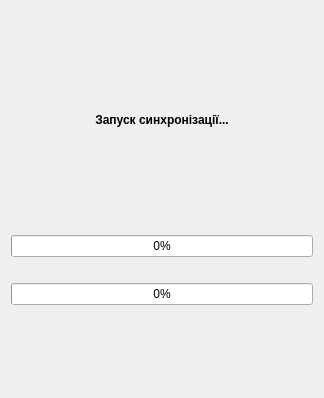
<?xml version="1.0" encoding="UTF-8"?>
<ui version="4.0">
 <class>Sync</class>
 <widget class="QWidget" name="Sync">
  <property name="geometry">
   <rect>
    <x>0</x>
    <y>0</y>
    <width>324</width>
    <height>398</height>
   </rect>
  </property>
  <property name="windowTitle">
   <string>Form</string>
  </property>
  <layout class="QVBoxLayout" name="verticalLayout">
   <item>
    <spacer name="verticalSpacer_5">
     <property name="orientation">
      <enum>Qt::Vertical</enum>
     </property>
     <property name="sizeHint" stdset="0">
      <size>
       <width>20</width>
       <height>29</height>
      </size>
     </property>
    </spacer>
   </item>
   <item>
    <widget class="PixmapLabel" name="syncImage">
     <property name="text">
      <string/>
     </property>
     <property name="pixmap">
      <pixmap resource="../appres.qrc">:/pics/uploading.png</pixmap>
     </property>
     <property name="scaledContents">
      <bool>true</bool>
     </property>
     <property name="alignment">
      <set>Qt::AlignCenter</set>
     </property>
    </widget>
   </item>
   <item>
    <widget class="QLabel" name="syncText">
     <property name="font">
      <font>
       <weight>75</weight>
       <bold>true</bold>
      </font>
     </property>
     <property name="text">
      <string>Запуск синхронізації...</string>
     </property>
     <property name="alignment">
      <set>Qt::AlignCenter</set>
     </property>
    </widget>
   </item>
   <item>
    <spacer name="verticalSpacer_7">
     <property name="orientation">
      <enum>Qt::Vertical</enum>
     </property>
     <property name="sizeHint" stdset="0">
      <size>
       <width>20</width>
       <height>29</height>
      </size>
     </property>
    </spacer>
   </item>
   <item>
    <widget class="QLabel" name="commonLabel">
     <property name="text">
      <string/>
     </property>
    </widget>
   </item>
   <item>
    <widget class="QProgressBar" name="commonProgress">
     <property name="value">
      <number>0</number>
     </property>
    </widget>
   </item>
   <item>
    <widget class="QLabel" name="currentLabel">
     <property name="text">
      <string/>
     </property>
    </widget>
   </item>
   <item>
    <widget class="QProgressBar" name="currentProgress">
     <property name="value">
      <number>0</number>
     </property>
    </widget>
   </item>
   <item>
    <spacer name="verticalSpacer_6">
     <property name="orientation">
      <enum>Qt::Vertical</enum>
     </property>
     <property name="sizeHint" stdset="0">
      <size>
       <width>20</width>
       <height>29</height>
      </size>
     </property>
    </spacer>
   </item>
  </layout>
 </widget>
 <customwidgets>
  <customwidget>
   <class>PixmapLabel</class>
   <extends>QLabel</extends>
   <header location="global">widgets/pixmaplabel.h</header>
  </customwidget>
 </customwidgets>
 <resources>
  <include location="../appres.qrc"/>
 </resources>
 <connections/>
</ui>
